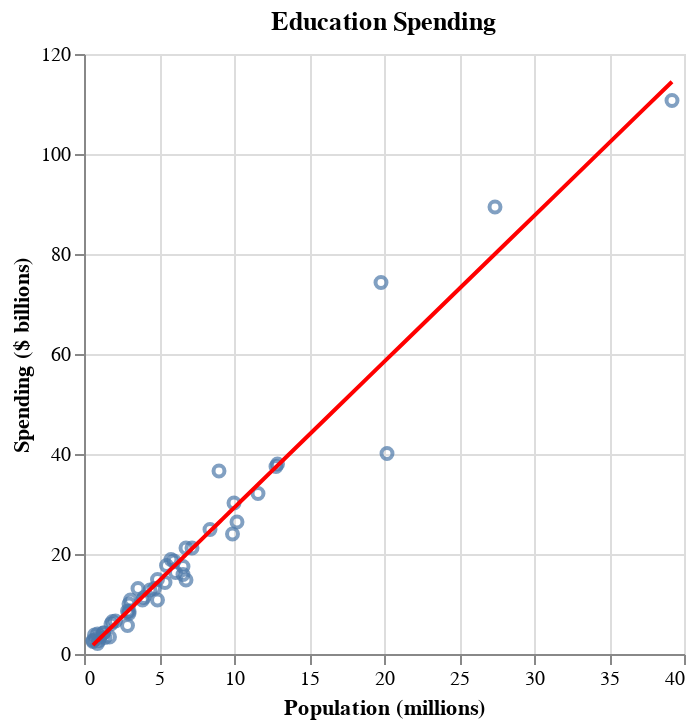

Notebook code cell kept with this figure:
### Code cell
(ips:plot
 (vega:defplot education-spending
   `(:title "Education Spending"
     :data (:values ,edu-spending)
     :layer #((:mark :point
               :encoding (:x (:field :population  :type "quantitative" :title "Population (millions)")
                          :y (:field :spending    :type "quantitative" :title "Spending ($ billions)")))
              ,(sctplt:fit-line edu-spending:population edu-spending:spending)))))

### Figure 1 — Vega-Lite specification as saved in the notebook (floating-point values rounded to 4 significant figures)
{"$schema": "https://vega.github.io/schema/vega-lite/v5.json", "data": {"values": [{"population": 0.6, "spending": 2.7, "state": "Wyoming"}, {"population": 5.8, "spending": 18.9, "state": "Wisconsin"}, {"population": 1.8, "spending": 6.0, "state": "West Virginia"}, {"population": 7.2, "spending": 21.2, "state": "Washington"}, {"population": 8.4, "spending": 24.9, "state": "Virginia"}, {"population": 0.6, "spending": 2.5, "state": "Vermont"}, {"population": 3.0, "spending": 10.0, "state": "Utah"}, {"population": 27.4, "spending": 89.4, "state": "Texas"}, {"population": 6.6, "spending": 15.9, "state": "Tennessee"}, {"population": 0.9, "spending": 2.1, "state": "South Dakota"}, {"population": 4.9, "spending": 10.8, "state": "South Carolina"}, {"population": 1.1, "spending": 3.5, "state": "Rhode Island"}, {"population": 12.8, "spending": 37.5, "state": "Pennsylvania"}, {"population": 4.0, "spending": 11.3, "state": "Oregon"}, {"population": 3.9, "spending": 10.8, "state": "Oklahoma"}, {"population": 11.6, "spending": 32.1, "state": "Ohio"}, {"population": 0.8, "spending": 3.0, "state": "North Dakota"}, {"population": 10.0, "spending": 30.2, "state": "North Carolina"}, {"population": 19.8, "spending": 74.3, "state": "New York"}, {"population": 2.1, "spending": 6.6, "state": "New Mexico"}, {"population": 9.0, "spending": 36.6, "state": "New Jersey"}, {"population": 1.3, "spending": 4.2, "state": "New Hampshire"}, {"population": 2.9, "spending": 5.7, "state": "Nevada"}, {"population": 1.9, "spending": 6.5, "state": "Nebraska"}, {"population": 1.0, "spending": 2.7, "state": "Montana"}, {"population": 6.1, "spending": 16.3, "state": "Missouri"}, {"population": 3.0, "spending": 8.1, "state": "Mississippi"}, {"population": 5.5, "spending": 17.7, "state": "Minnesota"}, {"population": 9.9, "spending": 24.0, "state": "Michigan"}, {"population": 6.8, "spending": 21.2, "state": "Massachusetts"}, {"population": 6.0, "spending": 18.6, "state": "Maryland"}, {"population": 1.3, "spending": 4.2, "state": "Maine"}, {"population": 4.7, "spending": 13.1, "state": "Louisiana"}, {"population": 4.4, "spending": 12.8, "state": "Kentucky"}, {"population": 2.9, "spending": 8.6, "state": "Kansas"}, {"population": 3.1, "spending": 10.8, "state": "Iowa"}, {"population": 6.6, "spending": 17.5, "state": "Indiana"}, {"population": 12.9, "spending": 38.0, "state": "Illinois"}, {"population": 1.7, "spending": 3.4, "state": "Idaho"}, {"population": 1.4, "spending": 3.3, "state": "Hawaii"}, {"population": 10.2, "spending": 26.4, "state": "Georgia"}, {"population": 20.2, "spending": 40.1, "state": "Florida"}, {"population": 0.9, "spending": 4.0, "state": "Delaware"}, {"population": 3.6, "spending": 13.1, "state": "Connecticut"}, {"population": 5.4, "spending": 14.3, "state": "Colorado"}, {"population": 39.2, "spending": 110.7, "state": "California"}, {"population": 3.0, "spending": 8.5, "state": "Arkansas"}, {"population": 6.8, "spending": 14.8, "state": "Arizona"}, {"population": 0.7, "spending": 3.8, "state": "Alaska"}, {"population": 4.9, "spending": 14.9, "state": "Alabama"}]}, "layer": [{"encoding": {"x": {"field": "population", "title": "Population (millions)", "type": "quantitative"}, "y": {"field": "spending", "title": "Spending ($ billions)", "type": "quantitative"}}, "mark": "point"}, {"data": {"values": [{"x": 0.6, "y": 1.787}, {"x": 5.8, "y": 16.97}, {"x": 1.8, "y": 5.29}, {"x": 7.2, "y": 21.05}, {"x": 8.4, "y": 24.55}, {"x": 0.6, "y": 1.787}, {"x": 3.0, "y": 8.793}, {"x": 27.4, "y": 80.02}, {"x": 6.6, "y": 19.3}, {"x": 0.9, "y": 2.663}, {"x": 4.9, "y": 14.34}, {"x": 1.1, "y": 3.247}, {"x": 12.8, "y": 37.4}, {"x": 4.0, "y": 11.71}, {"x": 3.9, "y": 11.42}, {"x": 11.6, "y": 33.9}, {"x": 0.8, "y": 2.371}, {"x": 10.0, "y": 29.23}, {"x": 19.8, "y": 57.83}, {"x": 2.1, "y": 6.165}, {"x": 9.0, "y": 26.31}, {"x": 1.3, "y": 3.83}, {"x": 2.9, "y": 8.501}, {"x": 1.9, "y": 5.582}, {"x": 1.0, "y": 2.955}, {"x": 6.1, "y": 17.84}, {"x": 3.0, "y": 8.793}, {"x": 5.5, "y": 16.09}, {"x": 9.9, "y": 28.93}, {"x": 6.8, "y": 19.88}, {"x": 6.0, "y": 17.55}, {"x": 1.3, "y": 3.83}, {"x": 4.7, "y": 13.75}, {"x": 4.4, "y": 12.88}, {"x": 2.9, "y": 8.501}, {"x": 3.1, "y": 9.084}, {"x": 6.6, "y": 19.3}, {"x": 12.9, "y": 37.69}, {"x": 1.7, "y": 4.998}, {"x": 1.4, "y": 4.122}, {"x": 10.2, "y": 29.81}, {"x": 20.2, "y": 59.0}, {"x": 0.9, "y": 2.663}, {"x": 3.6, "y": 10.54}, {"x": 5.4, "y": 15.8}, {"x": 39.2, "y": 114.5}, {"x": 3.0, "y": 8.793}, {"x": 6.8, "y": 19.88}, {"x": 0.7, "y": 2.079}, {"x": 4.9, "y": 14.34}]}, "encoding": {"x": {"field": "x", "type": "quantitative"}, "y": {"field": "y", "type": "quantitative"}}, "mark": {"color": "red", "interpolate": "basis", "type": "line"}}], "title": "Education Spending"}
